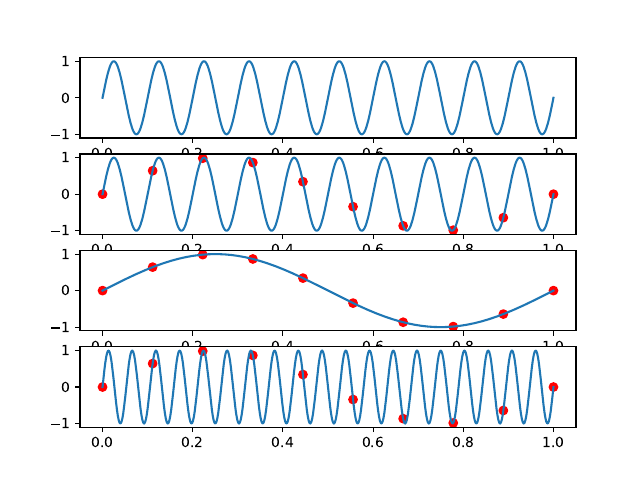

Write Python code to recreate this figure.
import numpy as np
import matplotlib.pyplot as plt

def sig_sin(t, f):
    return np.sin(2 * np.pi * f * t)


fs_subNyquist = 10
time_subNyquist = np.linspace(0, 1, fs_subNyquist)
fs_ok = 500
f_sig_in = 10
time = np.linspace(0, 1, fs_ok)
points = sig_sin(time_subNyquist, f_sig_in)
sig1 = sig_sin(time, f_sig_in)
sig2 = sig_sin(time, 1)
sig3 = sig_sin(time, 19)

fig, ax = plt.subplots(4)
ax[0].plot(time, sig1)
ax[1].plot(time, sig1)
ax[1].scatter(time_subNyquist, points, color="red")
ax[2].plot(time, sig2)
ax[2].scatter(time_subNyquist, points, color="red")
ax[3].plot(time, sig3)
ax[3].scatter(time_subNyquist, points, color="red")
plt.savefig("ex2.pdf")
plt.savefig("ex2.png")
plt.show()
